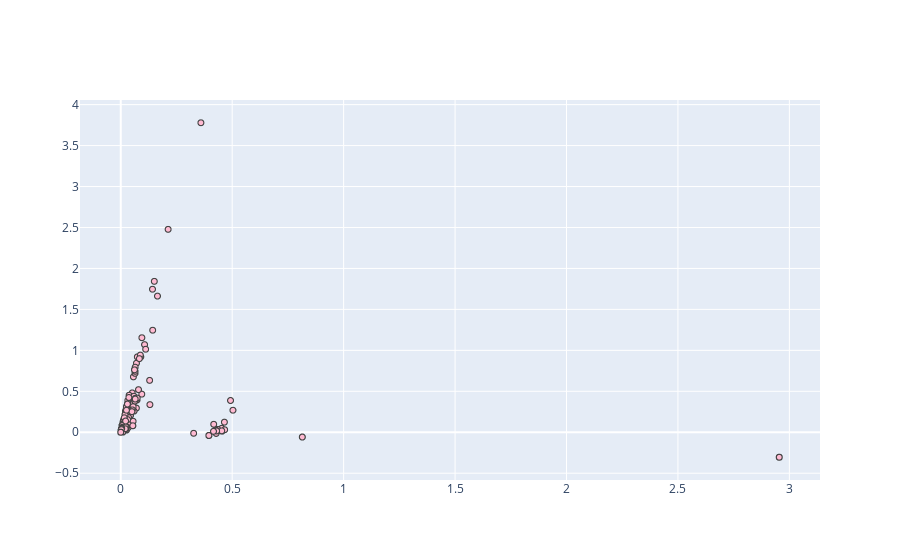

Notebook code cell kept with this figure:
### Code cell
trace = go.Scattergl(
    x = data_2d[:,0],
    y = data_2d[:,1],
    mode = 'markers',
    marker = dict(
        color = '#FFBAD2',
        line = dict(width = 1)
    ),
    text = vectorizer.get_feature_names(),
    hovertext = vectorizer.get_feature_names(),
    hoverinfo = 'text' 
)
data = [trace]
iplot(data, filename='scatter-mode')

### Figure 1 — Plotly figure (JSON) as saved in the notebook; plotly's stock layout.template omitted (floating-point values rounded to 4 significant figures; data arrays with more than 128 entries replaced by an {"elided": "..."} marker saying what was removed)
{"data": [{"hoverinfo": "text", "hovertext": ["afford", "appeal", "apple", "area", "better", "big", "black", "body", "break", "buddha", "cases", "children", "china", "chinese", "come", "comet", "corona", "coronavirus", "covid", "covid-", "cut", "dad", "day", "end", "face", "feel", "free", "friends", "getting", "going", "good", "google", "got", "hair", "help", "home", "hope", "hours", "job", "know", "let", "life", "like", "live", "look", "looking", "man", "mask", "masks", "meme", "messiah", "ncov", "need", "neowise", "new", "old", "open", "pandemic", "people", "positive", "proxy", "question", "real", "right", "savior", "says", "school", "season", "state", "stop", "tax", "texas", "thing", "things", "think", "thread", "time", "today", "trump", "type", "want", "war", "way", "woman", "work", "workers", "world", "year", "years"], "marker": {"color": "#FFBAD2", "line": {"width": 1}}, "mode": "markers", "text": ["afford", "appeal", "apple", "area", "better", "big", "black", "body", "break", "buddha", "cases", "children", "china", "chinese", "come", "comet", "corona", "coronavirus", "covid", "covid-", "cut", "dad", "day", "end", "face", "feel", "free", "friends", "getting", "going", "good", "google", "got", "hair", "help", "home", "hope", "hours", "job", "know", "let", "life", "like", "live", "look", "looking", "man", "mask", "masks", "meme", "messiah", "ncov", "need", "neowise", "new", "old", "open", "pandemic", "people", "positive", "proxy", "question", "real", "right", "savior", "says", "school", "season", "state", "stop", "tax", "texas", "thing", "things", "think", "thread", "time", "today", "trump", "type", "want", "war", "way", "woman", "work", "workers", "world", "year", "years"], "type": "scattergl", "x": {"elided": "686 float values"}, "y": {"elided": "686 float values"}}], "layout": {}}
